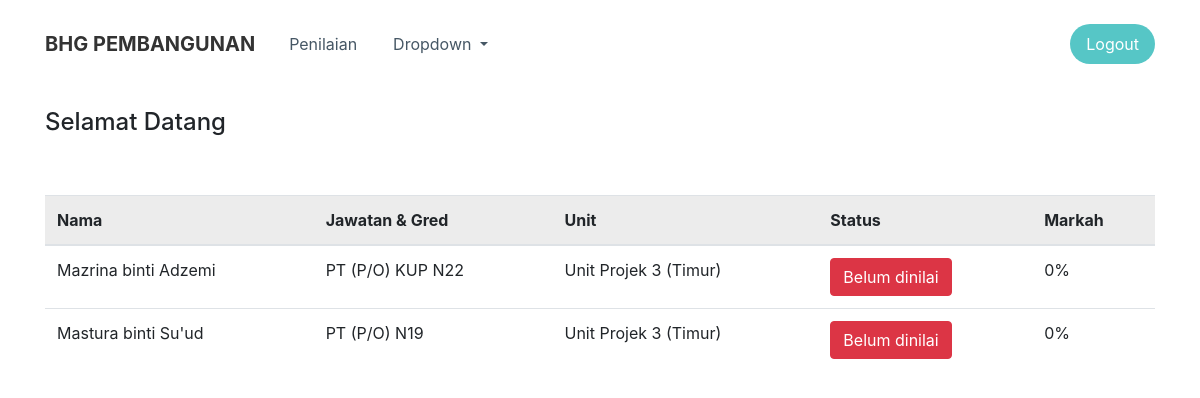
The app's page /senaraipegawai.php (signed in) with its own data.
### tables this page shows
CREATE TABLE `pegawai` (
  `uid` int(150) NOT NULL,
  `kad_pengenalan` varchar(12) NOT NULL,
  `nama` tinytext NOT NULL,
  `jawatan` tinytext NOT NULL,
  `gred` tinytext NOT NULL,
  `cawangan_id` int(10) NOT NULL,
  `unit_id` int(10) DEFAULT NULL,
  `kumpulan_id` int(10) NOT NULL,
  `access_id` int(10) DEFAULT NULL,
  `status_id` int(11) NOT NULL
);

CREATE TABLE `unit` (
  `uid` int(10) NOT NULL,
  `nama_unit` tinytext NOT NULL,
  `cawangan_id` int(10) NOT NULL
);

### senaraipegawai.php (the view, shortened to what this page needs)
<?php
include 'includes/header.usr.inc.php';
require 'includes/db.inc.php';
$pegawai_id = $_SESSION['uid'];
$unit_id = $_SESSION['unit_id'];
$cawangan_id = $_SESSION['cawangan_id'];
$access_id = $_SESSION['access_id'];
?>
<div class="container">
    <h4 style="margin-top: 20px;">Selamat Datang <?php echo $_SESSION['nama']; ?></h4>
    <div class="table-responsive" style="margin: 0px;margin-top: 50px;">
        <table class="table">
            <thead>
                <tr>
                    <th class="table-active">Nama</th>
                    <th class="table-active">Jawatan &amp; Gred</th>
                    <th class="table-active">Unit</th>
                    <th class="table-active">Status</th>
                    <th class="table-active">Markah</th>
                </tr>
            </thead>
            <tbody id="senarai-pegawai">
                <?php
                if ($access_id == 1) {
                    $sql = "SELECT pegawai.uid, pegawai.nama, pegawai.jawatan, pegawai.gred, pegawai.cawangan_id, pegawai.unit_id, pegawai.kumpulan_id, unit.nama_unit, penilaian.markah, penilaian.status_id FROM (pegawai INNER JOIN unit ON pegawai.unit_id=unit.uid)  WHERE pegawai.cawangan_id=$cawangan_id AND pegawai.kumpulan_id=1 AND pegawai.uid!=$pegawai_id";
                }
                else if ($access_id == 2) {
                    $sql = "SELECT pegawai.uid, pegawai.nama, pegawai.jawatan, pegawai.gred, pegawai.cawangan_id, pegawai.unit_id, pegawai.kumpulan_id, unit.nama_unit, penilaian.markah, penilaian.status_id FROM ((pegawai INNER JOIN unit ON pegawai.unit_id=unit.uid) LEFT JOIN penilaian ON pegawai.uid=penilaian.pegawai_id) WHERE pegawai.unit_id=$unit_id AND pegawai.kumpulan_id=2";
                }
                $result = mysqli_query($db, $sql);
                $resultCheck = mysqli_num_rows($result);
                if ($resultCheck > 0) {
                    while ($row = mysqli_fetch_assoc($result)) {
                        echo "<tr>";
                        echo "<td>".$row['nama']."</td>";
                        echo "<td>".$row['jawatan']." ". $row['gred']."</td>";
                        echo "<td>".$row['nama_unit']."</td>";
                        if ($row['status_id'] == 0){
                            echo "<td><a class='btn btn-danger' href='penilaian.php?uid=".$row['uid']."'>Belum dinilai</a></td>";
                            echo "<td>0%</td>";
                        }else {
                            echo "<td><a class='btn btn-success'>Sudah dinilai</a></td>";
                            echo "<td>".$row['markah']."%</td>";
                        }
                        echo "</tr>";
                    }
                }
                ?>
            </tbody>
        </table>
    </div>
</div>
<?php
include 'includes/footer.usr.inc.php';
?>

### records on screen
pegawai: nama "Mazrina binti Adzemi", jawatan "PT (P/O)", gred "KUP N22", unit.nama_unit "Unit Projek 3 (Timur)"
pegawai: nama "Mastura binti Su'ud", jawatan "PT (P/O)", gred "N19", unit.nama_unit "Unit Projek 3 (Timur)"
